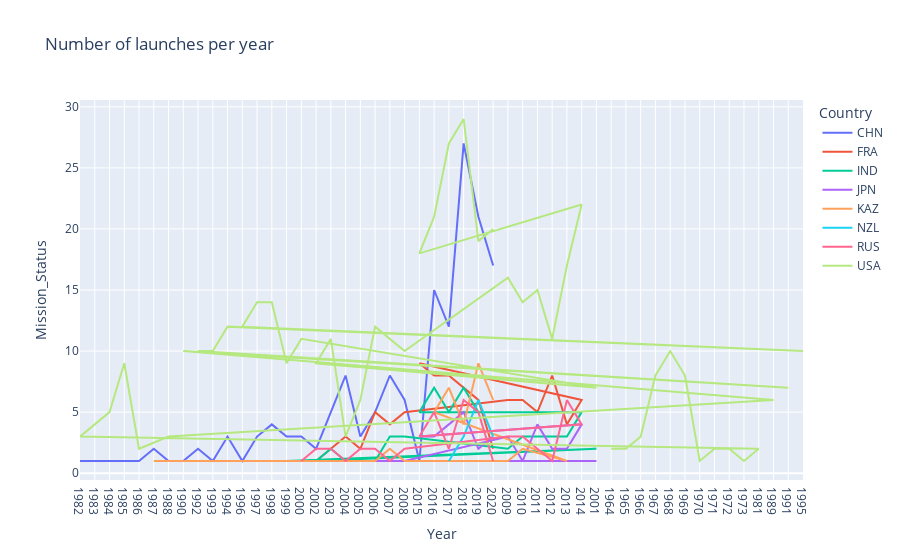

Write notebook code for a chart like this one.
### Code cell
is_success = df["Mission_Status"] == "Success"
country = df.groupby(["Country", "Year"]).count()
country = country.reset_index()
chart = px.line(country, x="Year", y="Mission_Status", color="Country", title="Number of launches per year")


chart.show()

### Figure 1 — Plotly figure (JSON) as saved in the notebook; plotly's stock layout.template omitted (floating-point values rounded to 4 significant figures)
{"data": [{"hovertemplate": "Country=CHN<br>Year=%{x}<br>Mission_Status=%{y}<extra></extra>", "legendgroup": "CHN", "line": {"color": "#636efa", "dash": "solid"}, "marker": {"symbol": "circle"}, "mode": "lines", "name": "CHN", "orientation": "v", "showlegend": true, "type": "scatter", "x": ["1982", "1983", "1984", "1985", "1986", "1987", "1988", "1990", "1992", "1993", "1994", "1996", "1997", "1998", "1999", "2000", "2002", "2003", "2004", "2005", "2006", "2007", "2008", "2015", "2016", "2017", "2018", "2019", "2020"], "xaxis": "x", "y": [1, 1, 1, 1, 1, 2, 1, 1, 2, 1, 3, 1, 3, 4, 3, 3, 2, 5, 8, 3, 5, 8, 6, 1, 15, 12, 27, 21, 17], "yaxis": "y"}, {"hovertemplate": "Country=FRA<br>Year=%{x}<br>Mission_Status=%{y}<extra></extra>", "legendgroup": "FRA", "line": {"color": "#EF553B", "dash": "solid"}, "marker": {"symbol": "circle"}, "mode": "lines", "name": "FRA", "orientation": "v", "showlegend": true, "type": "scatter", "x": ["2002", "2004", "2005", "2006", "2007", "2008", "2009", "2010", "2011", "2012", "2013", "2014", "2015", "2016", "2017", "2018", "2019", "2020"], "xaxis": "x", "y": [1, 3, 2, 5, 4, 5, 6, 6, 5, 8, 4, 6, 9, 8, 8, 7, 6, 2], "yaxis": "y"}, {"hovertemplate": "Country=IND<br>Year=%{x}<br>Mission_Status=%{y}<extra></extra>", "legendgroup": "IND", "line": {"color": "#00cc96", "dash": "solid"}, "marker": {"symbol": "circle"}, "mode": "lines", "name": "IND", "orientation": "v", "showlegend": true, "type": "scatter", "x": ["1993", "1994", "1996", "1997", "1999", "2001", "2002", "2003", "2004", "2005", "2006", "2007", "2008", "2009", "2010", "2011", "2012", "2013", "2014", "2015", "2016", "2017", "2018", "2019"], "xaxis": "x", "y": [1, 1, 1, 1, 1, 2, 1, 2, 1, 1, 1, 3, 3, 2, 3, 3, 3, 3, 5, 5, 7, 5, 7, 5], "yaxis": "y"}, {"hovertemplate": "Country=JPN<br>Year=%{x}<br>Mission_Status=%{y}<extra></extra>", "legendgroup": "JPN", "line": {"color": "#ab63fa", "dash": "solid"}, "marker": {"symbol": "circle"}, "mode": "lines", "name": "JPN", "orientation": "v", "showlegend": true, "type": "scatter", "x": ["2001", "2002", "2006", "2008", "2009", "2010", "2011", "2012", "2013", "2014", "2015", "2016", "2017", "2018", "2019", "2020"], "xaxis": "x", "y": [1, 1, 1, 1, 3, 1, 4, 2, 2, 4, 3, 3, 4, 5, 2, 3], "yaxis": "y"}, {"hovertemplate": "Country=KAZ<br>Year=%{x}<br>Mission_Status=%{y}<extra></extra>", "legendgroup": "KAZ", "line": {"color": "#FFA15A", "dash": "solid"}, "marker": {"symbol": "circle"}, "mode": "lines", "name": "KAZ", "orientation": "v", "showlegend": true, "type": "scatter", "x": ["1987", "1988", "1999", "2000", "2002", "2004", "2005", "2006", "2007", "2008", "2009", "2010", "2013", "2016", "2017", "2018", "2019", "2020"], "xaxis": "x", "y": [1, 1, 1, 1, 1, 1, 1, 1, 2, 1, 1, 2, 1, 5, 7, 4, 9, 6], "yaxis": "y"}, {"hovertemplate": "Country=NZL<br>Year=%{x}<br>Mission_Status=%{y}<extra></extra>", "legendgroup": "NZL", "line": {"color": "#19d3f3", "dash": "solid"}, "marker": {"symbol": "circle"}, "mode": "lines", "name": "NZL", "orientation": "v", "showlegend": true, "type": "scatter", "x": ["2017", "2018", "2019", "2020"], "xaxis": "x", "y": [1, 3, 6, 3], "yaxis": "y"}, {"hovertemplate": "Country=RUS<br>Year=%{x}<br>Mission_Status=%{y}<extra></extra>", "legendgroup": "RUS", "line": {"color": "#FF6692", "dash": "solid"}, "marker": {"symbol": "circle"}, "mode": "lines", "name": "RUS", "orientation": "v", "showlegend": true, "type": "scatter", "x": ["2000", "2002", "2003", "2004", "2005", "2006", "2007", "2008", "2009", "2010", "2011", "2012", "2013", "2014", "2015", "2016", "2017", "2018", "2019", "2020"], "xaxis": "x", "y": [1, 2, 2, 1, 2, 2, 1, 2, 3, 3, 2, 1, 6, 4, 3, 5, 2, 6, 5, 1], "yaxis": "y"}, {"hovertemplate": "Country=USA<br>Year=%{x}<br>Mission_Status=%{y}<extra></extra>", "legendgroup": "USA", "line": {"color": "#B6E880", "dash": "solid"}, "marker": {"symbol": "circle"}, "mode": "lines", "name": "USA", "orientation": "v", "showlegend": true, "type": "scatter", "x": ["1964", "1965", "1966", "1967", "1968", "1969", "1970", "1971", "1972", "1973", "1981", "1982", "1983", "1984", "1985", "1986", "1988", "1989", "1990", "1991", "1992", "1993", "1994", "1995", "1996", "1997", "1998", "1999", "2000", "2001", "2002", "2003", "2004", "2005", "2006", "2007", "2008", "2009", "2010", "2011", "2012", "2013", "2014", "2015", "2016", "2017", "2018", "2019", "2020"], "xaxis": "x", "y": [2, 2, 3, 8, 10, 8, 1, 2, 2, 1, 2, 3, 4, 5, 9, 2, 3, 6, 10, 7, 10, 10, 12, 10, 12, 14, 14, 9, 11, 7, 9, 11, 3, 6, 12, 11, 10, 16, 14, 15, 11, 17, 22, 18, 21, 27, 29, 19, 20], "yaxis": "y"}], "layout": {"legend": {"title": {"text": "Country"}, "tracegroupgap": 0}, "title": {"text": "Number of launches per year"}, "xaxis": {"anchor": "y", "domain": [0, 1], "title": {"text": "Year"}}, "yaxis": {"anchor": "x", "domain": [0, 1], "title": {"text": "Mission_Status"}}}}
